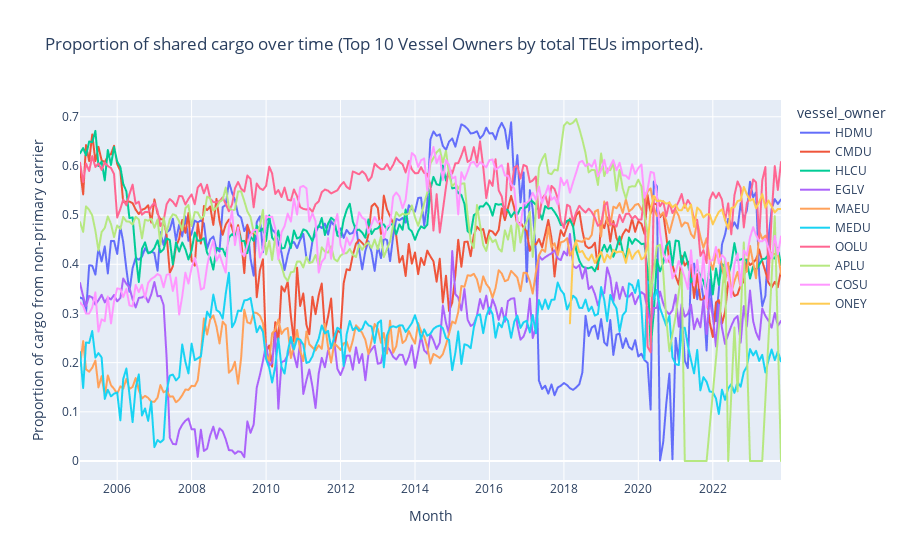

Here is the notebook cell this chart was saved with:
### Code cell
sharing_over_time_plotly(
    data_lf=imports_lf,
    group_var='vessel_owner',
    include_missing_vessels=False,
    title='Proportion of shared cargo over time (Top 10 Vessel Owners by total TEUs imported).')

### Figure 1 — Plotly figure (JSON) as saved in the notebook; plotly's stock layout.template omitted (floating-point values rounded to 4 significant figures; data arrays with more than 128 entries replaced by an {"elided": "..."} marker saying what was removed)
{"data": [{"hovertemplate": "vessel_owner=HDMU<br>Month=%{x}<br>Proportion of cargo from non-primary carrier=%{y}<extra></extra>", "legendgroup": "HDMU", "line": {"color": "#636efa", "dash": "solid"}, "marker": {"symbol": "circle"}, "mode": "lines", "name": "HDMU", "showlegend": true, "type": "scattergl", "x": {"elided": "227 str values"}, "xaxis": "x", "y": {"elided": "227 float values"}, "yaxis": "y"}, {"hovertemplate": "vessel_owner=CMDU<br>Month=%{x}<br>Proportion of cargo from non-primary carrier=%{y}<extra></extra>", "legendgroup": "CMDU", "line": {"color": "#EF553B", "dash": "solid"}, "marker": {"symbol": "circle"}, "mode": "lines", "name": "CMDU", "showlegend": true, "type": "scattergl", "x": {"elided": "227 str values"}, "xaxis": "x", "y": {"elided": "227 float values"}, "yaxis": "y"}, {"hovertemplate": "vessel_owner=HLCU<br>Month=%{x}<br>Proportion of cargo from non-primary carrier=%{y}<extra></extra>", "legendgroup": "HLCU", "line": {"color": "#00cc96", "dash": "solid"}, "marker": {"symbol": "circle"}, "mode": "lines", "name": "HLCU", "showlegend": true, "type": "scattergl", "x": {"elided": "227 str values"}, "xaxis": "x", "y": {"elided": "227 float values"}, "yaxis": "y"}, {"hovertemplate": "vessel_owner=EGLV<br>Month=%{x}<br>Proportion of cargo from non-primary carrier=%{y}<extra></extra>", "legendgroup": "EGLV", "line": {"color": "#ab63fa", "dash": "solid"}, "marker": {"symbol": "circle"}, "mode": "lines", "name": "EGLV", "showlegend": true, "type": "scattergl", "x": {"elided": "227 str values"}, "xaxis": "x", "y": {"elided": "227 float values"}, "yaxis": "y"}, {"hovertemplate": "vessel_owner=MAEU<br>Month=%{x}<br>Proportion of cargo from non-primary carrier=%{y}<extra></extra>", "legendgroup": "MAEU", "line": {"color": "#FFA15A", "dash": "solid"}, "marker": {"symbol": "circle"}, "mode": "lines", "name": "MAEU", "showlegend": true, "type": "scattergl", "x": {"elided": "227 str values"}, "xaxis": "x", "y": {"elided": "227 float values"}, "yaxis": "y"}, {"hovertemplate": "vessel_owner=MEDU<br>Month=%{x}<br>Proportion of cargo from non-primary carrier=%{y}<extra></extra>", "legendgroup": "MEDU", "line": {"color": "#19d3f3", "dash": "solid"}, "marker": {"symbol": "circle"}, "mode": "lines", "name": "MEDU", "showlegend": true, "type": "scattergl", "x": {"elided": "227 str values"}, "xaxis": "x", "y": {"elided": "227 float values"}, "yaxis": "y"}, {"hovertemplate": "vessel_owner=OOLU<br>Month=%{x}<br>Proportion of cargo from non-primary carrier=%{y}<extra></extra>", "legendgroup": "OOLU", "line": {"color": "#FF6692", "dash": "solid"}, "marker": {"symbol": "circle"}, "mode": "lines", "name": "OOLU", "showlegend": true, "type": "scattergl", "x": {"elided": "227 str values"}, "xaxis": "x", "y": {"elided": "227 float values"}, "yaxis": "y"}, {"hovertemplate": "vessel_owner=APLU<br>Month=%{x}<br>Proportion of cargo from non-primary carrier=%{y}<extra></extra>", "legendgroup": "APLU", "line": {"color": "#B6E880", "dash": "solid"}, "marker": {"symbol": "circle"}, "mode": "lines", "name": "APLU", "showlegend": true, "type": "scattergl", "x": {"elided": "211 str values"}, "xaxis": "x", "y": {"elided": "211 float values"}, "yaxis": "y"}, {"hovertemplate": "vessel_owner=COSU<br>Month=%{x}<br>Proportion of cargo from non-primary carrier=%{y}<extra></extra>", "legendgroup": "COSU", "line": {"color": "#FF97FF", "dash": "solid"}, "marker": {"symbol": "circle"}, "mode": "lines", "name": "COSU", "showlegend": true, "type": "scattergl", "x": {"elided": "227 str values"}, "xaxis": "x", "y": {"elided": "227 float values"}, "yaxis": "y"}, {"hovertemplate": "vessel_owner=ONEY<br>Month=%{x}<br>Proportion of cargo from non-primary carrier=%{y}<extra></extra>", "legendgroup": "ONEY", "line": {"color": "#FECB52", "dash": "solid"}, "marker": {"symbol": "circle"}, "mode": "lines", "name": "ONEY", "showlegend": true, "type": "scattergl", "x": ["2018-03-01T00:00:00", "2018-04-01T00:00:00", "2018-05-01T00:00:00", "2018-06-01T00:00:00", "2018-07-01T00:00:00", "2018-08-01T00:00:00", "2018-09-01T00:00:00", "2018-10-01T00:00:00", "2018-11-01T00:00:00", "2018-12-01T00:00:00", "2019-01-01T00:00:00", "2019-02-01T00:00:00", "2019-03-01T00:00:00", "2019-04-01T00:00:00", "2019-05-01T00:00:00", "2019-06-01T00:00:00", "2019-07-01T00:00:00", "2019-08-01T00:00:00", "2019-09-01T00:00:00", "2019-10-01T00:00:00", "2019-11-01T00:00:00", "2019-12-01T00:00:00", "2020-01-01T00:00:00", "2020-02-01T00:00:00", "2020-03-01T00:00:00", "2020-04-01T00:00:00", "2020-05-01T00:00:00", "2020-06-01T00:00:00", "2020-07-01T00:00:00", "2020-08-01T00:00:00", "2020-09-01T00:00:00", "2020-10-01T00:00:00", "2020-11-01T00:00:00", "2020-12-01T00:00:00", "2021-01-01T00:00:00", "2021-02-01T00:00:00", "2021-03-01T00:00:00", "2021-04-01T00:00:00", "2021-05-01T00:00:00", "2021-06-01T00:00:00", "2021-07-01T00:00:00", "2021-08-01T00:00:00", "2021-09-01T00:00:00", "2021-10-01T00:00:00", "2021-11-01T00:00:00", "2021-12-01T00:00:00", "2022-01-01T00:00:00", "2022-02-01T00:00:00", "2022-03-01T00:00:00", "2022-04-01T00:00:00", "2022-05-01T00:00:00", "2022-06-01T00:00:00", "2022-07-01T00:00:00", "2022-08-01T00:00:00", "2022-09-01T00:00:00", "2022-10-01T00:00:00", "2022-11-01T00:00:00", "2022-12-01T00:00:00", "2023-01-01T00:00:00", "2023-02-01T00:00:00", "2023-03-01T00:00:00", "2023-04-01T00:00:00", "2023-05-01T00:00:00", "2023-06-01T00:00:00", "2023-07-01T00:00:00", "2023-08-01T00:00:00", "2023-09-01T00:00:00", "2023-10-01T00:00:00", "2023-11-01T00:00:00"], "xaxis": "x", "y": [0.2798, 0.4262, 0.4464, 0.4244, 0.427, 0.4147, 0.4081, 0.4198, 0.4027, 0.4152, 0.4249, 0.4043, 0.4197, 0.4116, 0.4295, 0.424, 0.4259, 0.4247, 0.4029, 0.431, 0.4108, 0.4221, 0.4279, 0.4101, 0.4142, 0.437, 0.5104, 0.5392, 0.5281, 0.5296, 0.5279, 0.5232, 0.5251, 0.5157, 0.5215, 0.5101, 0.5098, 0.522, 0.5081, 0.5215, 0.4761, 0.5153, 0.5089, 0.4953, 0.5012, 0.5019, 0.4812, 0.4952, 0.5065, 0.5118, 0.49, 0.4721, 0.5145, 0.5162, 0.5286, 0.5302, 0.5573, 0.5424, 0.5293, 0.5329, 0.514, 0.5263, 0.5428, 0.5149, 0.5298, 0.5174, 0.5053, 0.5125, 0.5124], "yaxis": "y"}], "layout": {"legend": {"title": {"text": "vessel_owner"}, "tracegroupgap": 0}, "title": {"text": "Proportion of shared cargo over time (Top 10 Vessel Owners by total TEUs imported)."}, "xaxis": {"anchor": "y", "domain": [0, 1], "title": {"text": "Month"}}, "yaxis": {"anchor": "x", "domain": [0, 1], "title": {"text": "Proportion of cargo from non-primary carrier"}}}}
